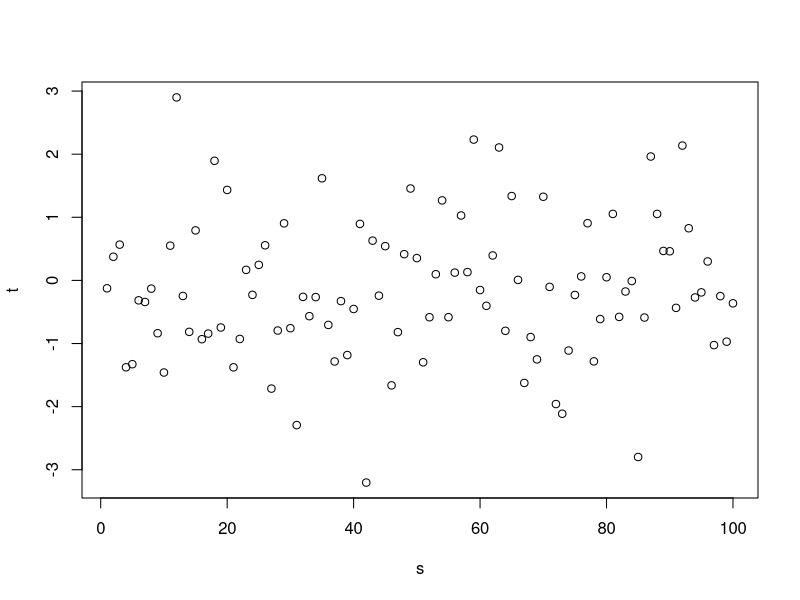

The R source for this figure:
dat <- c(1, 2, 3, 4, 5)
names(dat) <- c("one", "two", "three", "four", "five")
dat

# And now a little bit of editing

dat
dat_y <- c(9, 8, 7, 6, 5)
names(dat_y) <- c("nine", "eight", "seven", "six", "five")
dat_y

# New editing
# Editing after connection to GitHub was made

cum_data <- c(dat, dat_y)

s <- 1:100
t <- rnorm(100)
plot(s, t)
